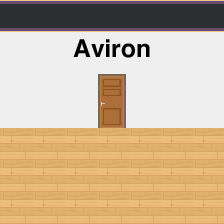

A level layout from a 2D game, rendered from its tile map. Below: a short description, then the map file with its tile-grid data intact:
An orthogonal 7x7 tile map with 32x32 px tiles, 5 tile layers (collisions, floor wood, wall, porte, ...), 10 tilesets.

<map version="1.10" tiledversion="1.10.2" orientation="orthogonal" renderorder="right-down" width="7" height="7" tilewidth="32" tileheight="32" infinite="0" nextlayerid="8" nextobjectid="1">
 <tileset firstgid="1" name="WA_Room_Builder" tilewidth="32" tileheight="32" tilecount="1000" columns="25">
  <image source="tilesets/WA_Room_Builder.png" trans="ff00ff" width="800" height="1280" />
 </tileset>
 <tileset firstgid="1001" name="WA_Room_Builder" tilewidth="32" tileheight="32" tilecount="1000" columns="25">
  <image source="tilesets/WA_Room_Builder.png" trans="ff00ff" width="800" height="1280" />
 </tileset>
 <tileset firstgid="2001" name="nom-epreuve" tilewidth="32" tileheight="32" tilecount="1000" columns="25">
  <image source="tilesets/WA_Room_Builder.png" trans="ff00ff" width="800" height="1280" />
 </tileset>
 <tileset firstgid="3001" name="nom-epreuve-v2" tilewidth="32" tileheight="32" tilecount="0" columns="5">
  <image source="map-JO/tilesets/nom-epreuve-v2.png" trans="ff00ff" width="160" height="32" />
 </tileset>
 <tileset firstgid="3006" name="nom-epreuve-v3" tilewidth="32" tileheight="32" tilecount="5" columns="5">
  <image source="tilesets/nom-epreuve-v3.png" trans="ff00ff" width="160" height="32" />
 </tileset>
 <tileset firstgid="3011" name="aviron" tilewidth="32" tileheight="32" tilecount="5" columns="5">
  <image source="tilesets/aviron.png" trans="ff00ff" width="160" height="32" />
 </tileset>
 <tileset firstgid="3016" name="badminton" tilewidth="32" tileheight="32" tilecount="0" columns="5">
  <image source="map-JO/tilesets/badminton.png" trans="ff00ff" width="160" height="32" />
 </tileset>
 <tileset firstgid="3016" name="basket-ball" tilewidth="32" tileheight="32" tilecount="4" columns="2">
  <image source="tilesets/basketball.png" trans="ff00ff" width="64" height="64" />
 </tileset>
 <tileset firstgid="3020" name="boxe" tilewidth="32" tileheight="32" tilecount="0" columns="5">
  <image source="map-JO/tilesets/boxe.png" trans="ff00ff" width="160" height="32" />
 </tileset>
 <tileset firstgid="3020" name="WA_Special_Zones" tilewidth="32" tileheight="32" tilecount="12" columns="6">
  <image source="tilesets/WA_Special_Zones.png" trans="ff00ff" width="192" height="64" />
 </tileset>
 <layer id="7" name="collisions" width="7" height="7">
  <data encoding="csv">
3022,3022,3022,3022,3022,3022,3022,
3022,3022,3022,3022,3022,3022,3022,
3022,3022,3022,0,3022,3022,3022,
3022,3022,3022,0,3022,3022,3022,
0,0,0,0,0,0,0,
0,0,0,0,0,0,0,
0,0,0,0,0,0,0
</data>
 </layer>
 <layer id="4" name="floor wood" width="7" height="7">
  <data encoding="csv">
0,0,0,0,0,0,0,
0,0,0,0,0,0,0,
0,0,0,0,0,0,0,
0,0,0,0,0,0,0,
351,351,351,351,351,351,351,
351,351,351,351,351,351,351,
351,351,351,351,351,351,351
</data>
 </layer>
 <layer id="1" name="wall" width="7" height="7">
  <data encoding="csv">
0,0,0,0,0,0,0,
277,277,277,277,277,277,277,
1277,1277,1277,1277,1277,1277,1277,
1277,1277,1277,1277,1277,1277,1277,
0,0,0,0,0,0,0,
0,0,0,0,0,0,0,
0,0,0,0,0,0,0
</data>
 </layer>
 <layer id="2" name="porte" width="7" height="7">
  <data encoding="csv">
1105,1105,1105,1105,1105,1105,1105,
0,0,0,0,0,0,0,
0,0,0,1861,0,0,0,
0,0,0,1886,0,0,0,
0,0,0,0,0,0,0,
0,0,0,0,0,0,0,
0,0,0,0,0,0,0
</data>
 </layer>
 <layer id="3" name="Athlétisme" width="7" height="7">
  <data encoding="csv">
0,0,0,0,0,0,0,
0,277,3012,3013,3014,277,0,
0,0,0,0,0,0,0,
0,0,0,0,0,0,0,
0,0,0,0,0,0,0,
0,0,0,0,0,0,0,
0,0,0,0,0,0,0
</data>
 </layer>
</map>
